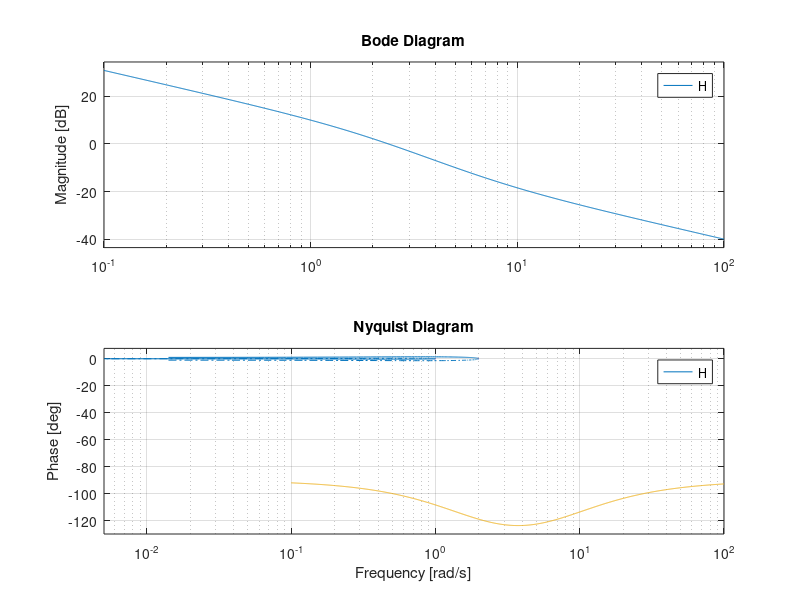

This chart was generated by the following MATLAB code:
H = tf([-1,2],[1,1,1,0])
nyquist(H)
shg

%%
H = tf([1,0.5],[1,1,1,0])
% H = tf([1,1],[1,20,0])
bode(H)

%%
H = tf([2,0,1],[1,1,1])
nyquist(H)

%%
% H = tf([1,4],[2,2],'iodelay',0.2);
% nyquist(H,logspace(-2,2,1000))
% shg

% H = tf([4],[2,2],'iodelay',0.2);
% figure, nyquist(H,logspace(-2,2,1000))
% shg

% H = tf([1,1],[1,20,0],'iodelay',0.5);
H = tf([1,7],[1,2,0]);
% figure, nyquist(H,logspace(-2,2,1000))
hold on, bode(H)
shg
